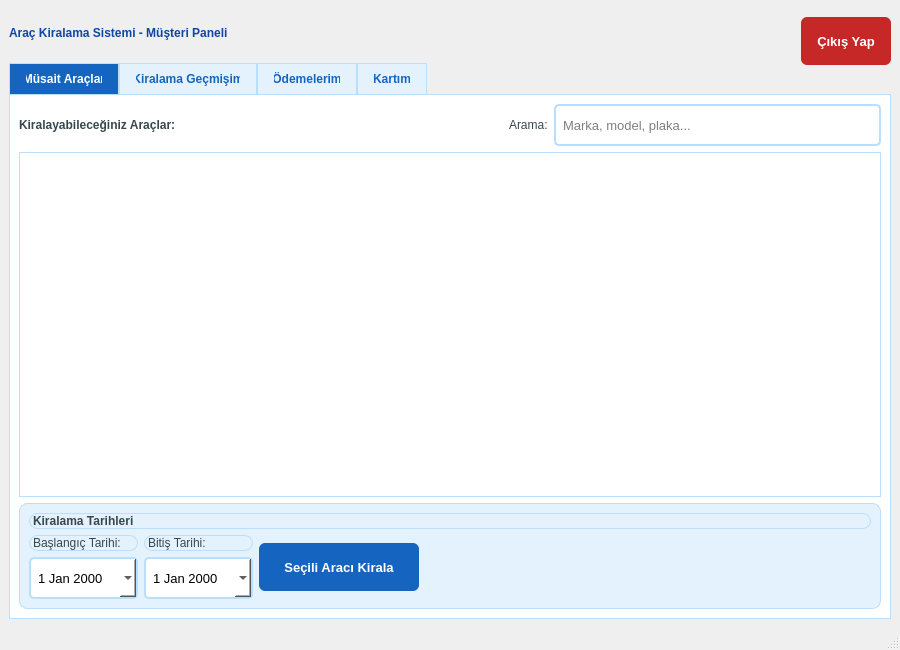
<?xml version="1.0" encoding="UTF-8"?>
<ui version="4.0">
 <class>MainWindow</class>
 <widget class="QMainWindow" name="MainWindow">
  <property name="geometry">
   <rect><x>0</x><y>0</y><width>900</width><height>650</height></rect>
  </property>
  <property name="windowTitle"><string>Müşteri Paneli</string></property>
  <property name="styleSheet">
   <string notr="true">QPushButton {
    background-color: #1565c0;
    color: white;
    border-radius: 6px;
    padding: 8px 16px;
    font-size: 13px;
    font-weight: bold;
    min-height: 32px;
}
QPushButton:hover { background-color: #0d47a1; }
QPushButton#btnCikis { background-color: #c62828; }
QPushButton#btnCikis:hover { background-color: #b71c1c; }
QPushButton#btnKartKaydet { background-color: #2e7d32; }
QPushButton#btnKartKaydet:hover { background-color: #1b5e20; }
QTableWidget {
    border: 1px solid #bbdefb;
    gridline-color: #e3f2fd;
    background-color: white;
    selection-background-color: #bbdefb;
}
QTableWidget::item { padding: 5px; }
QHeaderView::section {
    background-color: #1565c0;
    color: white;
    padding: 6px;
    font-weight: bold;
    border: none;
}
QTabWidget::pane { border: 1px solid #bbdefb; background-color: white; }
QTabBar::tab {
    background-color: #e3f2fd;
    color: #1565c0;
    padding: 8px 16px;
    font-weight: bold;
    border: 1px solid #bbdefb;
    border-bottom: none;
}
QTabBar::tab:selected { background-color: #1565c0; color: white; }
QDateEdit, QLineEdit {
    border: 2px solid #bbdefb;
    border-radius: 5px;
    padding: 5px;
    font-size: 13px;
    background-color: white;
    min-height: 28px;
}
QLineEdit:focus { border: 2px solid #1565c0; }
QLabel { font-size: 12px; color: #37474f; }</string>
  </property>
  <widget class="QWidget" name="centralwidget">
   <layout class="QVBoxLayout" name="mainLayout">
    <item>
     <layout class="QHBoxLayout" name="baslikLayout">
      <item>
       <widget class="QLabel" name="lblHosgeldin">
        <property name="font"><font><pointsize>14</pointsize><bold>true</bold></font></property>
        <property name="styleSheet"><string notr="true">color: #0d47a1;</string></property>
        <property name="text"><string>Araç Kiralama Sistemi - Müşteri Paneli</string></property>
       </widget>
      </item>
      <item>
       <spacer name="baslikSpacer">
        <property name="orientation"><enum>Qt::Horizontal</enum></property>
        <property name="sizeHint" stdset="0"><size><width>40</width><height>20</height></size></property>
       </spacer>
      </item>
      <item>
       <widget class="QPushButton" name="btnCikis">
        <property name="maximumSize"><size><width>120</width><height>32</height></size></property>
        <property name="text"><string>Çıkış Yap</string></property>
       </widget>
      </item>
     </layout>
    </item>
    <item>
     <widget class="QTabWidget" name="tabWidget">
      <property name="currentIndex"><number>0</number></property>

      <!-- Müsait Araçlar -->
      <widget class="QWidget" name="tab">
       <attribute name="title"><string>Müsait Araçlar</string></attribute>
       <layout class="QVBoxLayout" name="tab1Layout">
        <item>
         <layout class="QHBoxLayout" name="aramaLayout">
          <item>
           <widget class="QLabel" name="lblAracListesi">
            <property name="font"><font><pointsize>11</pointsize><bold>true</bold></font></property>
            <property name="text"><string>Kiralayabileceğiniz Araçlar:</string></property>
           </widget>
          </item>
          <item>
           <spacer name="aramaSpacer">
            <property name="orientation"><enum>Qt::Horizontal</enum></property>
            <property name="sizeHint" stdset="0"><size><width>40</width><height>20</height></size></property>
           </spacer>
          </item>
          <item>
           <widget class="QLabel" name="lblArama"><property name="text"><string>Arama:</string></property></widget>
          </item>
          <item>
           <widget class="QLineEdit" name="txtArama">
            <property name="minimumSize"><size><width>200</width><height>30</height></size></property>
            <property name="placeholderText"><string>Marka, model, plaka...</string></property>
           </widget>
          </item>
         </layout>
        </item>
        <item>
         <widget class="QTableWidget" name="tblAraclar">
          <property name="sizePolicy">
           <sizepolicy hsizetype="Expanding" vsizetype="Expanding">
            <horstretch>0</horstretch><verstretch>1</verstretch>
           </sizepolicy>
          </property>
          <property name="selectionMode"><enum>QAbstractItemView::SelectionMode::SingleSelection</enum></property>
          <property name="selectionBehavior"><enum>QAbstractItemView::SelectionBehavior::SelectRows</enum></property>
          <property name="editTriggers"><set>QAbstractItemView::EditTrigger::NoEditTriggers</set></property>
         </widget>
        </item>
        <item>
         <widget class="QFrame" name="frameKirala">
          <property name="styleSheet">
           <string notr="true">QFrame { background-color: #e3f2fd; border-radius: 8px; border: 1px solid #bbdefb; }</string>
          </property>
          <layout class="QVBoxLayout" name="kiralaLayout">
           <item>
            <widget class="QLabel" name="lblKiralaBaslik">
             <property name="font"><font><pointsize>11</pointsize><bold>true</bold></font></property>
             <property name="text"><string>Kiralama Tarihleri</string></property>
            </widget>
           </item>
           <item>
            <layout class="QHBoxLayout" name="tarihLayout">
             <item>
              <layout class="QVBoxLayout">
               <item><widget class="QLabel" name="lblBaslangic"><property name="text"><string>Başlangıç Tarihi:</string></property></widget></item>
               <item><widget class="QDateEdit" name="dateBaslangic"><property name="calendarPopup"><bool>true</bool></property></widget></item>
              </layout>
             </item>
             <item>
              <layout class="QVBoxLayout">
               <item><widget class="QLabel" name="lblBitis"><property name="text"><string>Bitiş Tarihi:</string></property></widget></item>
               <item><widget class="QDateEdit" name="dateBitis"><property name="calendarPopup"><bool>true</bool></property></widget></item>
              </layout>
             </item>
             <item>
              <widget class="QPushButton" name="btnKirala">
               <property name="minimumSize"><size><width>160</width><height>40</height></size></property>
               <property name="text"><string>Seçili Aracı Kirala</string></property>
              </widget>
             </item>
             <item>
              <spacer name="kiralaHSpacer">
               <property name="orientation"><enum>Qt::Horizontal</enum></property>
               <property name="sizeHint" stdset="0"><size><width>40</width><height>20</height></size></property>
              </spacer>
             </item>
            </layout>
           </item>
          </layout>
         </widget>
        </item>
       </layout>
      </widget>

      <!-- Kiralama Geçmişim -->
      <widget class="QWidget" name="tab_2">
       <attribute name="title"><string>Kiralama Geçmişim</string></attribute>
       <layout class="QVBoxLayout" name="tab2Layout">
        <item>
         <widget class="QLabel" name="lblGecmis">
          <property name="font"><font><pointsize>11</pointsize><bold>true</bold></font></property>
          <property name="text"><string>Geçmiş ve Aktif Kiralamalarım:</string></property>
         </widget>
        </item>
        <item>
         <widget class="QTableWidget" name="tblGecmis">
          <property name="selectionBehavior"><enum>QAbstractItemView::SelectionBehavior::SelectRows</enum></property>
          <property name="editTriggers"><set>QAbstractItemView::EditTrigger::NoEditTriggers</set></property>
         </widget>
        </item>
       </layout>
      </widget>

      <!-- Ödemelerim -->
      <widget class="QWidget" name="tab_3">
       <attribute name="title"><string>Ödemelerim</string></attribute>
       <layout class="QVBoxLayout" name="tab3Layout">
        <item>
         <widget class="QLabel" name="lblOdemeler">
          <property name="font"><font><pointsize>11</pointsize><bold>true</bold></font></property>
          <property name="text"><string>Ödeme Geçmişim:</string></property>
         </widget>
        </item>
        <item>
         <widget class="QTableWidget" name="tblOdemeler">
          <property name="selectionBehavior"><enum>QAbstractItemView::SelectionBehavior::SelectRows</enum></property>
          <property name="editTriggers"><set>QAbstractItemView::EditTrigger::NoEditTriggers</set></property>
         </widget>
        </item>
       </layout>
      </widget>

      <!-- Kartım -->
      <widget class="QWidget" name="tab_4">
       <attribute name="title"><string>Kartım</string></attribute>
       <layout class="QVBoxLayout" name="tab4Layout">
        <item>
         <layout class="QHBoxLayout" name="kartUstLayout">
          <item>
           <widget class="QFrame" name="frameKartForm">
            <property name="sizePolicy">
             <sizepolicy hsizetype="Expanding" vsizetype="Preferred">
              <horstretch>1</horstretch><verstretch>0</verstretch>
             </sizepolicy>
            </property>
            <property name="styleSheet">
             <string notr="true">QFrame { background-color: #e3f2fd; border-radius: 10px; border: 1px solid #bbdefb; }</string>
            </property>
            <layout class="QVBoxLayout" name="kartFormLayout">
             <item>
              <widget class="QLabel" name="lblKartBaslik">
               <property name="font"><font><pointsize>12</pointsize><bold>true</bold></font></property>
               <property name="styleSheet"><string notr="true">color: #1565c0;</string></property>
               <property name="text"><string>Kart Bilgileri</string></property>
              </widget>
             </item>
             <item>
              <widget class="QLabel" name="lblKartDurum">
               <property name="text"><string>Yükleniyor...</string></property>
              </widget>
             </item>
             <item>
              <widget class="QLabel" name="lblKartNo2"><property name="text"><string>Kart Numarası:</string></property></widget>
             </item>
             <item>
              <widget class="QLineEdit" name="txtKartNo">
               <property name="placeholderText"><string>1234 5678 9012 3456</string></property>
               <property name="maxLength"><number>19</number></property>
              </widget>
             </item>
             <item>
              <widget class="QLabel" name="lblKartAd2"><property name="text"><string>Kart Üzerindeki Ad:</string></property></widget>
             </item>
             <item>
              <widget class="QLineEdit" name="txtKartAd">
               <property name="placeholderText"><string>AD SOYAD</string></property>
              </widget>
             </item>
             <item>
              <layout class="QHBoxLayout" name="kartAltLayout">
               <item>
                <layout class="QVBoxLayout">
                 <item><widget class="QLabel" name="lblSK2"><property name="text"><string>Son Kullanma (AA/YY):</string></property></widget></item>
                 <item>
                  <widget class="QLineEdit" name="txtSonKullanma">
                   <property name="placeholderText"><string>12/28</string></property>
                   <property name="maxLength"><number>5</number></property>
                  </widget>
                 </item>
                </layout>
               </item>
               <item>
                <layout class="QVBoxLayout">
                 <item><widget class="QLabel" name="lblCvv2"><property name="text"><string>CVV:</string></property></widget></item>
                 <item>
                  <widget class="QLineEdit" name="txtCvv">
                   <property name="placeholderText"><string>123</string></property>
                   <property name="maxLength"><number>3</number></property>
                   <property name="echoMode"><enum>QLineEdit::EchoMode::Password</enum></property>
                  </widget>
                 </item>
                </layout>
               </item>
              </layout>
             </item>
             <item>
              <widget class="QPushButton" name="btnKartKaydet">
               <property name="minimumSize"><size><width>0</width><height>40</height></size></property>
               <property name="text"><string>Kartı Kaydet / Güncelle</string></property>
              </widget>
             </item>
            </layout>
           </widget>
          </item>
          <item>
           <spacer name="kartSpacer">
            <property name="orientation"><enum>Qt::Horizontal</enum></property>
            <property name="sizeHint" stdset="0"><size><width>40</width><height>20</height></size></property>
           </spacer>
          </item>
         </layout>
        </item>
        <item>
         <spacer name="kartVSpacer">
          <property name="orientation"><enum>Qt::Vertical</enum></property>
          <property name="sizeHint" stdset="0"><size><width>20</width><height>40</height></size></property>
         </spacer>
        </item>
       </layout>
      </widget>

     </widget>
    </item>
   </layout>
  </widget>
  <widget class="QMenuBar" name="menubar">
   <property name="geometry"><rect><x>0</x><y>0</y><width>900</width><height>18</height></rect></property>
  </widget>
  <widget class="QStatusBar" name="statusbar"/>
 </widget>
 <resources/>
 <connections/>
</ui>
